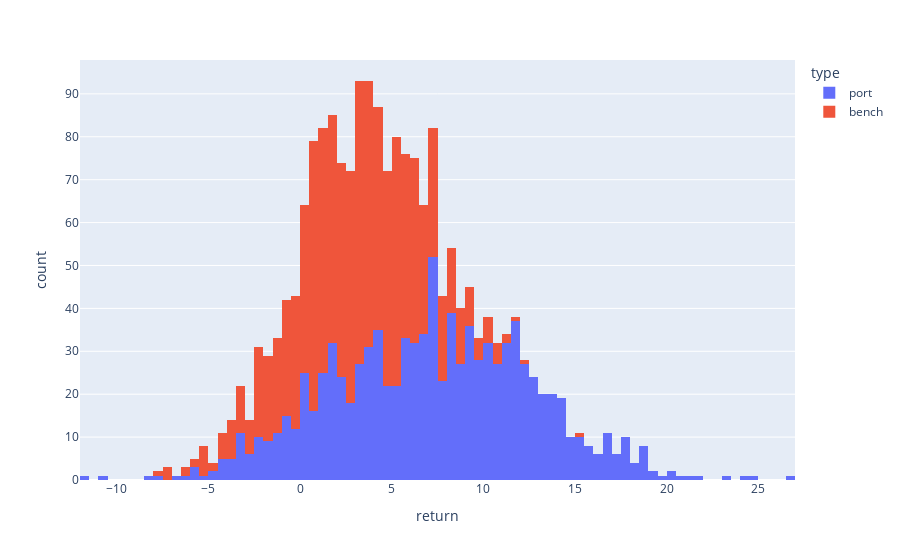

Write notebook code for a chart like this one.
### Code cell
n = 1000
mu_port = 7
sigma_port = 5.6
mu_bench = 3
sigma_bench = 3.3
bench = np.random.normal(mu_bench,sigma_bench,n)
port = np.random.normal(mu_port,sigma_port,n)

df1 = pd.DataFrame({'return': [*port, *bench], 'type': [*np.repeat('port',n), *np.repeat('bench',n)]})
fig1 = px.histogram(df1, x = 'return', color = 'type')
fig1.show()

### Figure 1 — Plotly figure (JSON) as saved in the notebook; plotly's stock layout.template omitted (floating-point values rounded to 4 significant figures; data arrays with more than 128 entries replaced by an {"elided": "..."} marker saying what was removed)
{"data": [{"alignmentgroup": "True", "bingroup": "x", "hovertemplate": "type=port<br>return=%{x}<br>count=%{y}<extra></extra>", "legendgroup": "port", "marker": {"color": "#636efa", "pattern": {"shape": ""}}, "name": "port", "offsetgroup": "port", "orientation": "v", "showlegend": true, "type": "histogram", "x": {"elided": "1000 float values"}, "xaxis": "x", "yaxis": "y"}, {"alignmentgroup": "True", "bingroup": "x", "hovertemplate": "type=bench<br>return=%{x}<br>count=%{y}<extra></extra>", "legendgroup": "bench", "marker": {"color": "#EF553B", "pattern": {"shape": ""}}, "name": "bench", "offsetgroup": "bench", "orientation": "v", "showlegend": true, "type": "histogram", "x": {"elided": "1000 float values"}, "xaxis": "x", "yaxis": "y"}], "layout": {"barmode": "relative", "legend": {"title": {"text": "type"}, "tracegroupgap": 0}, "margin": {"t": 60}, "xaxis": {"anchor": "y", "domain": [0, 1], "title": {"text": "return"}}, "yaxis": {"anchor": "x", "domain": [0, 1], "title": {"text": "count"}}}}
